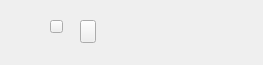
<?xml version="1.0" encoding="UTF-8"?>
<ui version="4.0">
 <class>SingleTab</class>
 <widget class="QWidget" name="SingleTab">
  <property name="geometry">
   <rect>
    <x>0</x>
    <y>0</y>
    <width>263</width>
    <height>65</height>
   </rect>
  </property>
  <property name="font">
   <font>
    <family>微软雅黑</family>
   </font>
  </property>
  <property name="windowTitle">
   <string>Form</string>
  </property>
  <property name="styleSheet">
   <string notr="true"/>
  </property>
  <widget class="QPushButton" name="savedBtn">
   <property name="geometry">
    <rect>
     <x>50</x>
     <y>20</y>
     <width>13</width>
     <height>13</height>
    </rect>
   </property>
   <property name="sizePolicy">
    <sizepolicy hsizetype="Fixed" vsizetype="Fixed">
     <horstretch>0</horstretch>
     <verstretch>0</verstretch>
    </sizepolicy>
   </property>
   <property name="minimumSize">
    <size>
     <width>13</width>
     <height>13</height>
    </size>
   </property>
   <property name="maximumSize">
    <size>
     <width>13</width>
     <height>13</height>
    </size>
   </property>
   <property name="text">
    <string/>
   </property>
  </widget>
  <widget class="QPushButton" name="nameBtn">
   <property name="geometry">
    <rect>
     <x>80</x>
     <y>20</y>
     <width>16</width>
     <height>23</height>
    </rect>
   </property>
   <property name="sizePolicy">
    <sizepolicy hsizetype="Preferred" vsizetype="Fixed">
     <horstretch>0</horstretch>
     <verstretch>0</verstretch>
    </sizepolicy>
   </property>
   <property name="styleSheet">
    <string notr="true"/>
   </property>
   <property name="text">
    <string/>
   </property>
  </widget>
  <widget class="QPushButton" name="closeBtn">
   <property name="geometry">
    <rect>
     <x>170</x>
     <y>25</y>
     <width>14</width>
     <height>14</height>
    </rect>
   </property>
   <property name="sizePolicy">
    <sizepolicy hsizetype="Fixed" vsizetype="Fixed">
     <horstretch>0</horstretch>
     <verstretch>0</verstretch>
    </sizepolicy>
   </property>
   <property name="minimumSize">
    <size>
     <width>14</width>
     <height>14</height>
    </size>
   </property>
   <property name="maximumSize">
    <size>
     <width>14</width>
     <height>14</height>
    </size>
   </property>
   <property name="styleSheet">
    <string notr="true">QPushButton{background-image:url(:pic2/close2.png);border-style: flat;}</string>
   </property>
   <property name="text">
    <string/>
   </property>
  </widget>
 </widget>
 <resources/>
 <connections/>
</ui>
